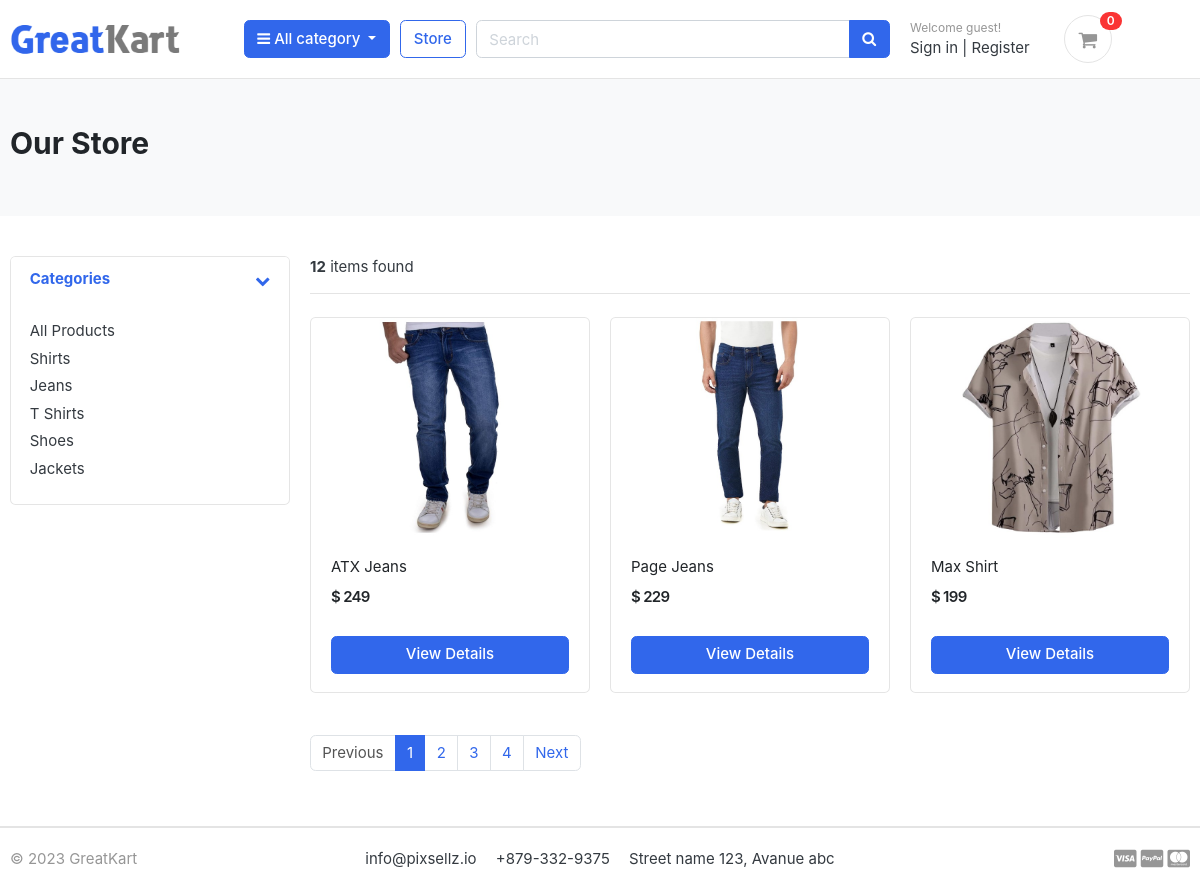
/store/, run on the app's committed database.
### category/models.py (models this page shows, shortened)
class Category(models.Model):
    category_name = models.CharField(max_length=50, unique=True)
    slug = models.SlugField(max_length=100, unique=True)
    description = models.TextField(max_length=255, blank=True)
    cat_image = models.ImageField(upload_to='photos/categories', blank=True)
    class Meta:
        verbose_name = 'category'
        verbose_name_plural = 'categories'
    def get_url(self):
            return reverse('products_by_category', args=[self.slug])

### store/models.py (models this page shows, shortened)
class Product(models.Model):
    product_name    = models.CharField(max_length=200, unique=True)
    slug            = models.SlugField(max_length=200, unique=True)
    description     = models.TextField(max_length=500, blank=True)
    price           = models.IntegerField()
    images          = models.ImageField(upload_to='photos/products')
    stock           = models.IntegerField()
    is_available    = models.BooleanField(default=True)
    category        = models.ForeignKey(Category, on_delete=models.CASCADE)
    created_date    = models.DateTimeField(auto_now_add=True)
    modified_date   = models.DateTimeField(auto_now=True)
    def get_url(self):
        return reverse('product_detail', args=[self.category.slug, self.slug])

### store/views.py (the view)
# urls.py: path('store/', include('store.urls')),
def store(request, category_slug=None):
    categories = None
    products = None
    if category_slug != None:
        categories = get_object_or_404(Category, slug=category_slug)
        products = Product.objects.filter(category=categories, is_available=True)
        paginator = Paginator(products, 3)
        page = request.GET.get('page')
        paged_products = paginator.get_page(page)
        product_count = products.count()
    else:
        products = Product.objects.all().filter(is_available=True).order_by('id')
        paginator = Paginator(products, 3)
        page = request.GET.get('page')
        paged_products = paginator.get_page(page)
        product_count = products.count()
    context = {
        'products': paged_products,
        'product_count': product_count,
    }
    return render(request, 'store/store.html', context)

### carts/context_processors.py (called while the page is built)
def counter(request):
    cart_count = 0
    if 'admin' in request.path:
        return {}
    else:
        try:
            cart = Cart.objects.filter(cart_id=_cart_id(request))
            if request.user.is_authenticated:
                cart_items = CartItem.objects.all().filter(user=request.user)
            else:
                cart_items = CartItem.objects.all().filter(cart=cart[:1])
            for cart_item in cart_items:
                cart_count += cart_item.quantity
        except Cart.DoesNotExist:
            cart_count = 0
    return dict(cart_count=cart_count)

### carts/views.py (called while the page is built)
def _cart_id(request):
    cart = request.session.session_key
    if not cart:
        cart = request.session.create()
    return cart

### category/context_processors.py (called while the page is built)
def menu_links(request):
    links = Category.objects.all()
    return dict(links=links)

### templates/store/store.html
{% extends 'base.html' %}
{% load static %}
{% block content %}
<section class="section-pagetop bg our_store">
<div class="container">
	{% if 'search' in request.path %}
		<h2 class="title-page">Search Result</h2>
	{% else %}
		<h2 class="title-page">Our Store</h2>
	{% endif %}
</div>
</section>
<section class="section-content padding-y store">
<div class="container">
<div class="row">
	<aside class="col-md-3">
<div class="card">
	<article class="filter-group">
		<header class="card-header">
			<a href="#" data-toggle="collapse" data-target="#collapse_1" aria-expanded="true" class="">
				<i class="icon-control fa fa-chevron-down"></i>
				<h6 class="title">Categories</h6>
			</a>
		</header>
		<div class="filter-content collapse show" id="collapse_1" style="">
			<div class="card-body">
				<ul class="list-menu">
					<li><a href="{% url 'store' %}">All Products  </a></li>
					{% for category in links %}
				<li><a href="{{ category.get_url }}">{{ category.category_name }}  </a></li>
					{% endfor %}
				</ul>
			</div>
		</div>
	</article>
</div>
	</aside>
	<main class="col-md-9">
<header class="border-bottom mb-4 pb-3">
		<div class="form-inline">
			<span class="mr-md-auto"><b>{{ product_count }}</b> items found </span>
		</div>
</header>
<div class="row">
	{% if products %}
	{% for product in products %}
	<div class="col-md-4">
		<figure class="card card-product-grid">
			<div class="img-wrap">
				<a href="{{ product.get_url }}"><img src="{{ product.images.url }}"></a>
			</div>
			<figcaption class="info-wrap">
				<div class="fix-height">
					<a href="{{ product.get_url }}" class="title">{{ product.product_name }}</a>
					<div class="price-wrap mt-2">
						<span class="price">$ {{ product.price }}</span>
					</div>
				</div>
				<a href="{{ product.get_url }}" class="btn btn-block btn-primary">View Details </a>
			</figcaption>
		</figure>
	</div>
	{% endfor %}
	{% else %}
	<div>
		<h2>No result found. Please try again.</h2>
	</div>
	{% endif %}
</div>
<nav class="mt-4" aria-label="Page navigation sample">
	{% if products.has_other_pages %}
	  <ul class="pagination">
			{% if products.has_previous %}
	    <li class="page-item"><a class="page-link" href="?page={{products.previous_page_number}}">Previous</a></li>
			{% else %}
			<li class="page-item disabled"><a class="page-link" href="#">Previous</a></li>
			{% endif %}
			{% for i in products.paginator.page_range %}
				{% if products.number == i %}
	    		<li class="page-item active"><a class="page-link" href="#">{{i}}</a></li>
				{% else %}
					<li class="page-item"><a class="page-link" href="?page={{i}}">{{i}}</a></li>
				{% endif %}
	    	{% endfor %}
			{% if products.has_next %}
	    	<li class="page-item"><a class="page-link" href="?page={{products.next_page_number}}">Next</a></li>
			{% else %}
				<li class="page-item disabled"><a class="page-link" href="#">Next</a></li>
			{% endif %}
	  </ul>
	{% endif %}
</nav>
	</main>
</div>
</div>
</section>
{% endblock %}

### static/css/ui.css (style rules this page uses)
html { font-family: "Inter", sans-serif; font-size: 15px; }
.img-wrap { text-align: center; display: block; }
.img-wrap img { max-width: 100%; }
.price-wrap { letter-spacing: -0.7px; }
.padding-y { padding-top: 40px; padding-bottom: 40px; }
figure { margin-bottom: 0; }
article:after, .form-group:after { display: block; clear: both; content: ""; }
.bg { background-color: #f8f9fa; }
.title-page { color: #212529; }
[class*=list-] li:after { visibility: hidden; display: block; content: ""; overflow: hidden; height: 0; clear: both; }
.list-menu { list-style: none; margin: 0; padding-left: 0; }
.list-menu li { margin-bottom: 5px; }
.list-menu a { color: #343a40; }
[class*=card-product] a.title { color: #212529; display: block; }
[class*=card-product] .img-wrap { overflow: hidden; position: relative; }
[class*=card-product] .img-wrap img { height: 100%; max-width: 100%; width: auto; display: inline-block; -o-object-fit: cover; object-fit: cover; }
.card-product-grid { margin-bottom: 20px; }
.card-product-grid .img-wrap { border-radius: 0.2rem 0.2rem 0 0; height: 220px; }
.card-product-grid .info-wrap { overflow: hidden; padding: 18px 20px; }
.card-product-grid .fix-height { height: 80px; overflow: hidden; }
.card .img-wrap { overflow: hidden; }
.price { font-weight: 600; color: #212529; }
.icon-control { margin-top: 5px; float: right; font-size: 80%; }
.card-header .title { margin-bottom: 0; line-height: 1.5; }
.filter-group { border-bottom: 1px solid #e4e4e4; }
.filter-group .card-header { border-bottom: 0; }
.filter-group:last-child { border-bottom: 0; }
.section-pagetop { padding: 45px 0; }

### data on the page
Category: category_name "Shirts"
Category: category_name "Jeans"
Category: category_name "T Shirts"
Category: category_name "Shoes"
Category: category_name "Jackets"
Product: images (picture), product_name "ATX Jeans", price "249"
Product: images (picture), product_name "Page Jeans", price "229"
Product: images (picture), product_name "Max Shirt", price "199"

### other printed values
{{ cart_count }} "0"
{{ product_count }} "12"
{{ i }} "1"
{{ i }} "2" "3" "4"
